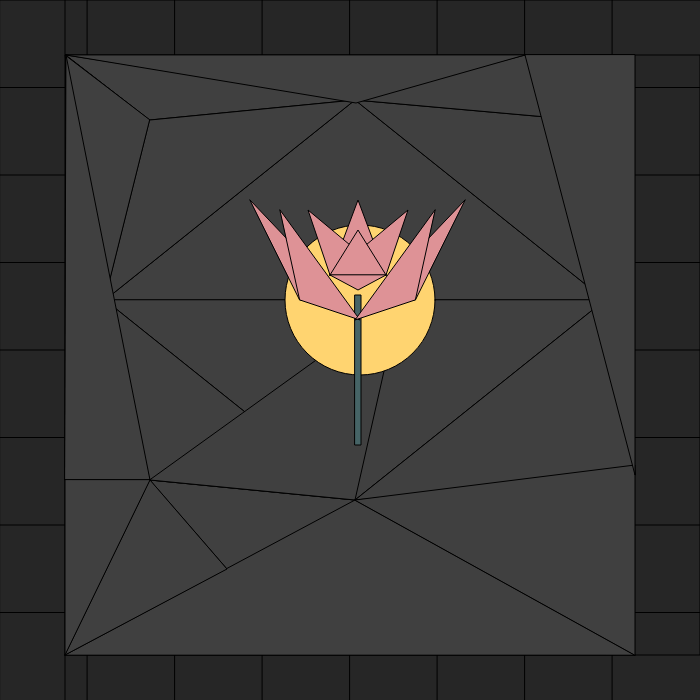
Frame 1 (no input)
Frame 60 (no input): identical to frame 1, image omitted
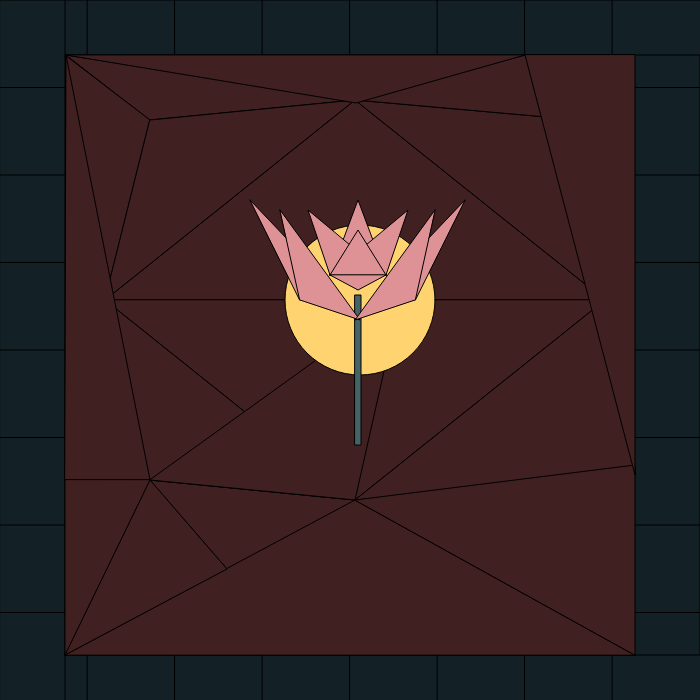
Frame 120 (the mouse pressed at the canvas centre since frame 60)

The p5.js sketch that drew these frames (run headless with seeded random() and noise() and a simulated clock; from frame 60 on, the mouse is pressed at the canvas centre):

// p5.js sketch
// ── sketch.js
let rects = [];
let rects2 = [];
let rects3 = [];
let rects4 = [];

let numRect = 8;

function setup() {
  createCanvas(700, 700);
  colorMode(HSB);
  
  // background triangles grouped by colors


  back1 = new Triangle(105, 300, 355, 100, 605, 300);
  back2 = new Triangle(105, 300, 355, 500, 605, 300);

  back3 = new Triangle(635, 475, 355, 500, 605, 300);
  back4 = new Triangle(580, 120, 355, 100, 605, 300);

  back5 = new Triangle(66, 55, 355, 100, 150, 120);
  back6 = new Triangle(525, 55, 355, 100, 580, 120);

  back7 = new Triangle(242, 586, 355, 500, 150, 480);
  back8 = new Triangle(105, 300, 65, 55, 150, 120);
  
  back9 = new Triangle(105, 300, 355, 100, 150, 120);
  back10 = new Triangle(105, 300, 355, 500, 150, 480);

  back11 = new Triangle(400, 300, 355, 500, 150, 480);
  back12 = new Triangle(635, 655, 355, 500, 65, 655);

  back13 = new Triangle(66, 55, 356, 103, 525, 55);
  back14 = new Triangle(66, 55, 150, 480, 65, 480);
  
  back15 = new Triangle(355, 500, 635, 465, 635, 655);
  back16 = new Triangle(150, 480, 227, 569, 65, 655);

  back17 = new Triangle(525, 55, 635, 475, 635, 55);
  back18 = new Triangle(150, 480, 65, 655, 65, 480);




  // border using the arrays we discussed in class but making them static, still part of class
  for (let i = 0; i < numRect; i++) {
    let x = width / numRect * i;
    rects[i] = new Rectangle (100, 55, x, 0);
    rects2[i] = new Rectangle (65, 88, 0, x);
    rects3[i] = new Rectangle (65, 88, 635, x);
    rects4[i] = new Rectangle (100, 55, x, 655);
  }


  // some of the petals of the flower that wasnt supposed to be anything

}

function draw() {

  background(0);

  console.log(mouseX, mouseY)

  for (let i = 0; i < rects.length; i++) {
    rects[i].update();
    rects2[i].update();
    rects3[i].update();
    rects4[i].update();
  }

  let background1 = [back1, back2, back3, back4, back5, back6, back7, back8, 
    back9, back10, back11, back12, back13, back14, back15, back16, back17, back18];

  for (let i = 0; i < background1.length; i++) {
    background1[i].update();
  }

  // rest of my shapes below, not using classes (down here so they're drawn after)
  
   fill(42, 56, 100)
   circle(360, 300, 150)

   fill(184, 31, 40)
   rect(355, 295, 6, 150);

  fill(357, 34, 87)

  triangle(330, 275, 358, 200, 386, 275)
  triangle(250, 200, 345, 300, 300, 300);
  triangle(465, 200, 370, 300, 415, 300);
  triangle(330, 275, 308, 210, 386, 275);
  triangle(330, 275, 408, 210, 386, 275);
  triangle(280, 210, 360, 320, 300, 300);
  triangle(435, 210, 355, 320, 415, 300);
  triangle(330, 275, 358, 230, 386, 275);
  triangle(330, 275, 358, 290, 386, 275);

}
// class Triangle
class Triangle {
  constructor(x1, y1, x2, y2, x3, y3) {
    this.x1 = x1;
    this.x2 = x2;
    this.x3 = x3;
    this.y1 = y1;
    this.y2 = y2;
    this.y3 = y3;
    this.brightness = 100;
    
  }
  update() {
    
    let saturation = mouseX / width * 100;
    
    fill(0, saturation, 25);
    triangle(this.x1, this.y1, this.x2, this.y2, this.x3, this.y3);
  }
}

// class Rectangle

class Rectangle {
  constructor(l, w, x, y) {

    this.position = createVector(x, y);
    this.l = l;
    this.w = w;
    this.hue = hue;
    this.brightness = brightness;

  }
  
  update() {
    let saturation = mouseX / width * 100;
    let hue = 199;
    
    fill(hue, saturation, 15);
    rect(this.position.x, this.position.y, this.l, this.w);
  }

} 
